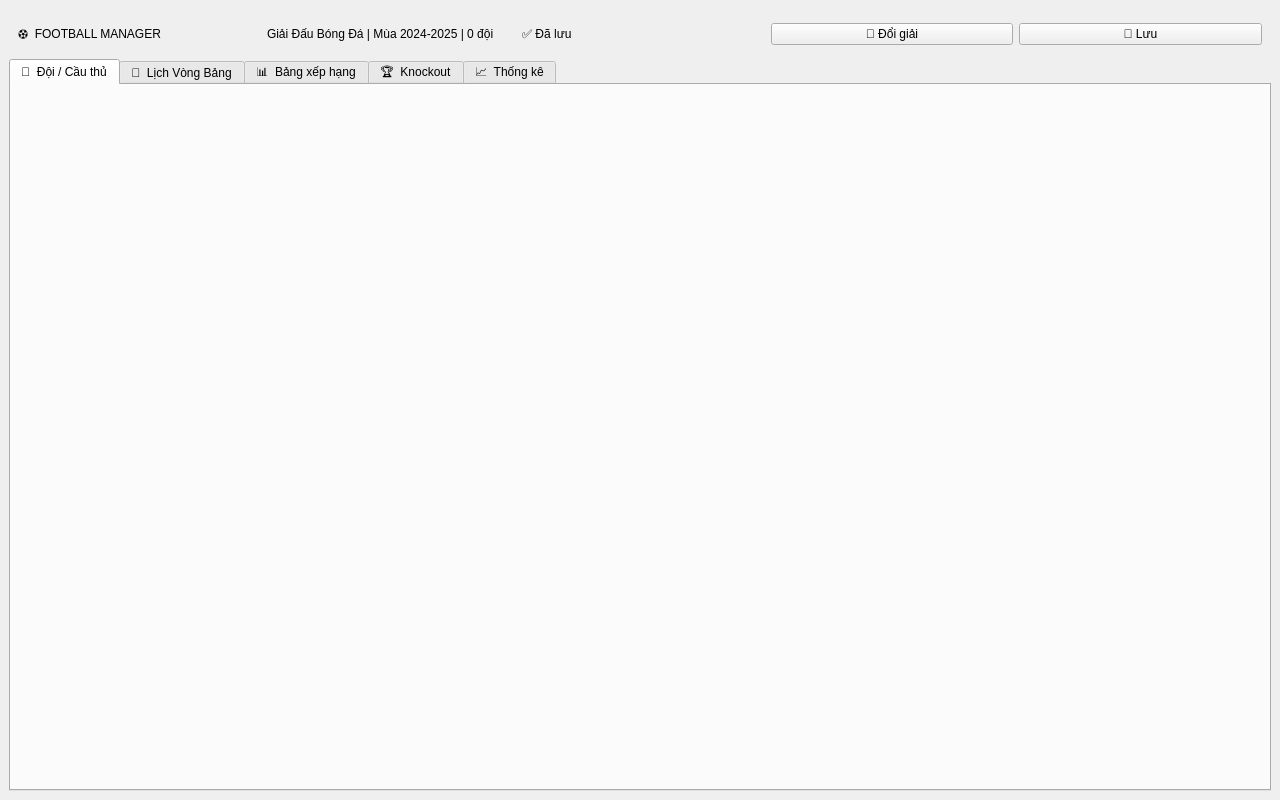
<?xml version="1.0" encoding="UTF-8"?>
<ui version="4.0">
 <class>MainWindow</class>
 <widget class="QMainWindow" name="MainWindow">
  <property name="geometry">
   <rect><x>0</x><y>0</y><width>1280</width><height>800</height></rect>
  </property>
  <property name="windowTitle">
   <string>Football Manager - Quản Lý Giải Đấu Bóng Đá</string>
  </property>
  <widget class="QWidget" name="centralwidget">
   <layout class="QVBoxLayout" name="verticalLayout">
    <property name="spacing"><number>0</number></property>
    <property name="contentsMargins"><rect><left>0</left><top>0</top><right>0</right><bottom>0</bottom></rect></property>
    <item>
     <widget class="QWidget" name="topBar">
      <property name="minimumSize"><size><width>0</width><height>50</height></size></property>
      <layout class="QHBoxLayout" name="topBarLayout">
       <property name="contentsMargins"><rect><left>16</left><top>0</top><right>16</right><bottom>0</bottom></rect></property>
       <item><widget class="QLabel" name="logoLabel"><property name="text"><string>⚽  FOOTBALL MANAGER</string></property></widget></item>
       <item><widget class="QLabel" name="infoLabel"><property name="text"><string>Giải Đấu Bóng Đá | Mùa 2024-2025 | 0 đội</string></property></widget></item>
       <item><spacer name="horizontalSpacer"><property name="orientation"><enum>Qt::Horizontal</enum></property></spacer></item>
       <item><widget class="QLabel" name="saveLabel"><property name="text"><string>✅ Đã lưu</string></property></widget></item>
       <item><widget class="QPushButton" name="btnSwitch"><property name="text"><string>📂 Đổi giải</string></property></widget></item>
       <item><widget class="QPushButton" name="btnSave"><property name="text"><string>💾 Lưu</string></property></widget></item>
      </layout>
     </widget>
    </item>
    <item>
     <widget class="QTabWidget" name="tabWidget">
      <property name="currentIndex"><number>0</number></property>
      <widget class="QWidget" name="tabTeams"><attribute name="title"><string>👥  Đội / Cầu thủ</string></attribute></widget>
      <widget class="QWidget" name="tabSchedule"><attribute name="title"><string>📅  Lịch Vòng Bảng</string></attribute></widget>
      <widget class="QWidget" name="tabStandings"><attribute name="title"><string>📊  Bảng xếp hạng</string></attribute></widget>
      <widget class="QWidget" name="tabKnockout"><attribute name="title"><string>🏆  Knockout</string></attribute></widget>
      <widget class="QWidget" name="tabStats"><attribute name="title"><string>📈  Thống kê</string></attribute></widget>
     </widget>
    </item>
   </layout>
  </widget>
 </widget>
</ui>
